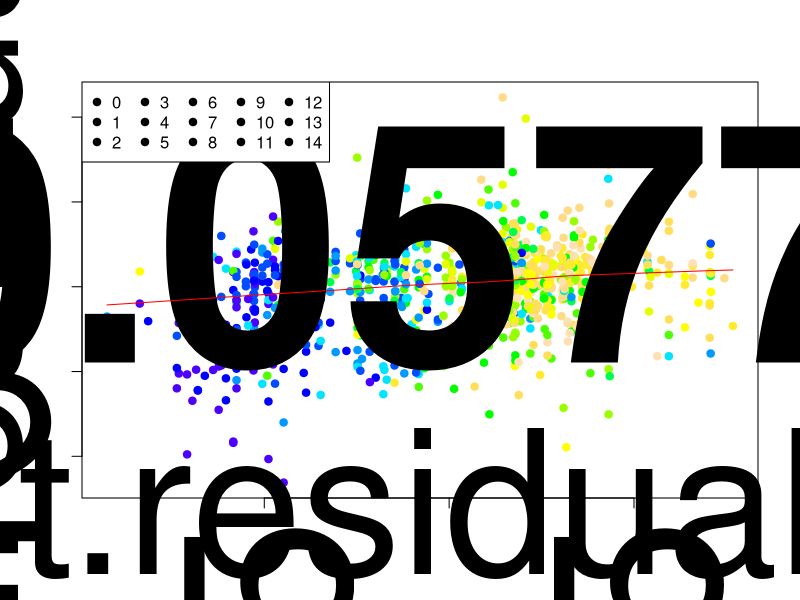
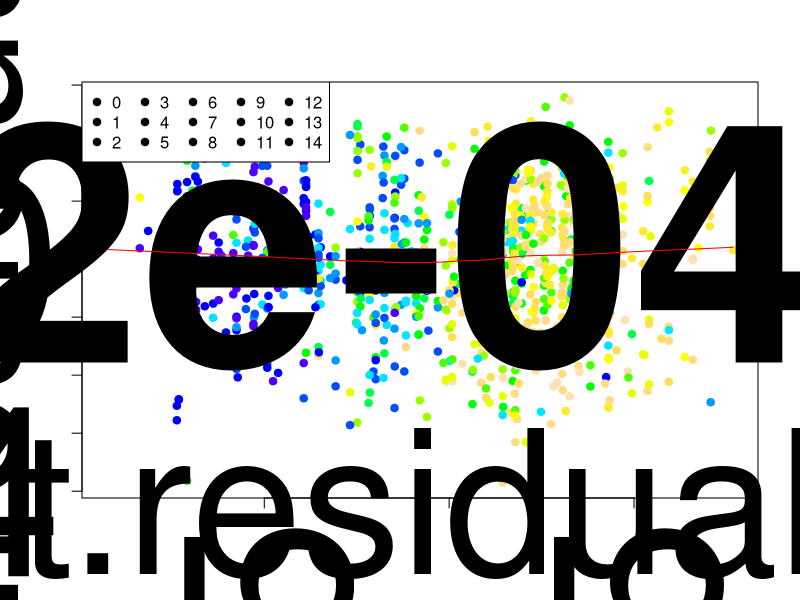
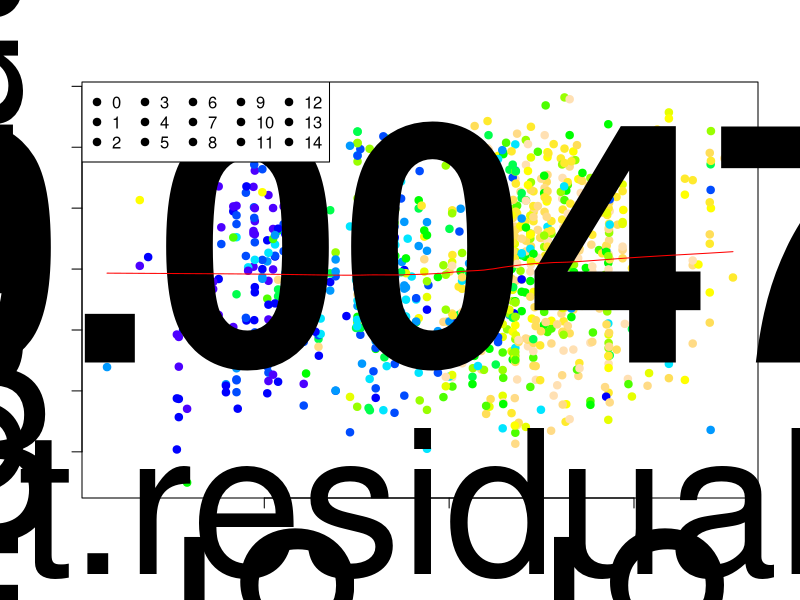
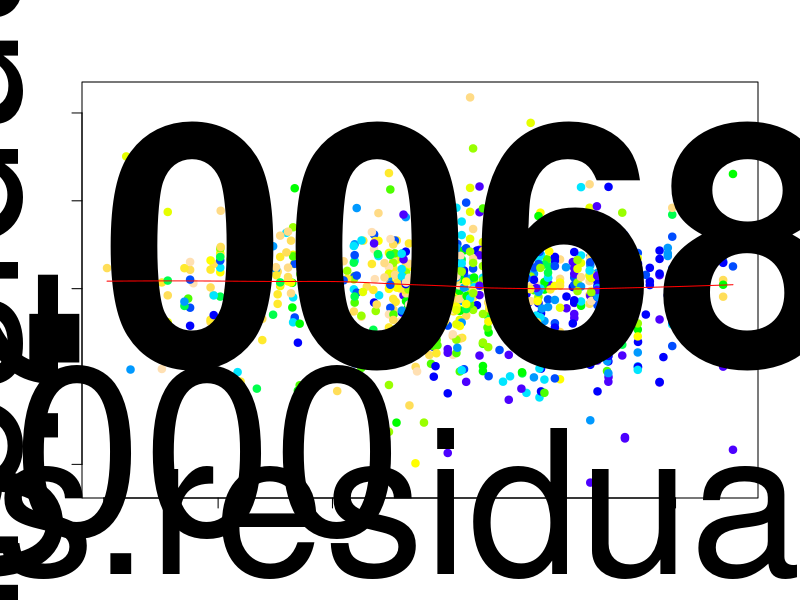

R code for these plots, in order: (Note: this script raises an error after producing the figures.)
library(dplyr)
library(ggplot2)

# color15 = c('black','#4d4d4d','green','#ffff99','#b15928',
#             '#a6cee3','#1f78b4','#fb9a99','#e31a1c',
#             '#b2df8a','#33a02c','#cab2d6','#6a3d9a','#fdbf6f','#ff7f00')
# color15 = rev(color15)
# color15 = c(topo.colors(7), terrain.colors(8))

color15 = topo.colors(15)
fig.width = 6
fig.height = 6
fig.dpi = 100
fig.unit = 'in'
fig.ext = '.eps'
fig.cex.main = 20
fig.cex.lab = 12
fig.cex.axis = 14
fig.size = 2

d = read.csv('species_regression_v2.csv')
d$v.ratio = d$v.body_fore/d$v.whole
name <- read.csv('name.csv', stringsAsFactors = F)

for(key in c('ratio', 'whole','body_fore')){
    v = lm(data=d, formula=paste0('v.', key, '~srad'))
    
    v.residual = v$residuals
    
    t = lm(data=d, formula='tavg~srad')
    t.residual = t$residuals
    
    tmp = data.frame('y'=v.residual,
                     'x'=t.residual)
    
    m = lm(data=tmp, formula='y~x')
    r_squared = round(summary(m)$r.squared,4)
    cor = cor.test(tmp$x, tmp$y)$estimate %>% round(4)
    
    png(paste0('partial_srad_vs_',key, fig.ext), width = fig.width, height = fig.height, units = fig.unit)
    plot(t.residual, v.residual, pch=19, size=fig.size,las=2,
         cex.main = fig.cex.main, cex.lab = fig.cex.lab, cex.axis= fig.cex.axis,
         main=paste0(key, ' vs. relative value\nR-squared = ',r_squared,', cor = ', cor),
         col=color15[d$km_label+1])
    lines(lowess(t.residual, v.residual), col='red')
    legend('topleft', legend = seq(0,14), ncol=5, pch=19, col=)
    dev.off()
}

for(key in c('ratio', 'whole','body_fore')){
    v = lm(data=d, formula=paste0('v.', key, '~tavg'))
    
    v.residual = v$residuals
    
    s = lm(data=d, formula='srad~tavg')
    s.residual = s$residuals
    
    tmp = data.frame('y'=v.residual,
                     'x'=s.residual)
    
    m = lm(data=tmp, formula='y~x')
    r_squared = round(summary(m)$r.squared,4)
    cor = cor.test(tmp$x, tmp$y)$estimate %>% round(4)
    
    png(paste0('partial_tavg_vs_',key,fig.ext), width = fig.width, height = fig.height, units = fig.unit)
    plot(s.residual, v.residual, pch=19, size=fig.size,
         cex.main = fig.cex.main, cex.lab = fig.cex.lab, cex.axis= fig.cex.axis, 
         main=paste0(key, ' vs. relative value\nR-squared = ',r_squared,', cor = ', cor), 
         col=color15[d$km_label+1])
    lines(lowess(s.residual, v.residual), col='red')
    axis(2, at=seq(-0.4, 0.3, 0.1), labels=seq(0.7, 1.2, 0.1), las=2, cex.axis=fig.cex.axis)
    legend('topleft', legend = seq(0,14), ncol=5, pch=19, col=color15)
    dev.off()
}


my_group = F
for(key in c('tavg', 'srad', 'alt')){
    
    m = lm(data=d, formula=paste0('v.ratio~', key))
    r_squared = round(summary(m)$r.squared,4)
    cor = cor.test(d[[key]], d[['v.ratio']])$estimate %>% round(4)
    
    png(paste0(key, '_vs_ratio_individual',fig.ext), width = fig.width, height = fig.height, units = fig.unit)
    plot(d[[key]], d[['v.ratio']], col=color15[d$km_label+1], pch=19, size=fig.size,las=1,yaxt='n',
         cex.main = fig.cex.main, cex.lab = fig.cex.lab, cex.axis= fig.cex.axis,
         main=paste0(key, ' vs. relative value\nR-squared = ',r_squared,', cor = ', cor),
         xlab=key,
         ylab='v.ratio')
    axis(2, at=seq(0.7, 1.2, 0.1), labels=seq(0.7, 1.2, 0.1), las=2, cex.axis=fig.cex.axis)
    lines(lowess(d[[key]], d[['v.ratio']]), col='red', lwd=2)
    legend('topleft', legend = seq(0,14), ncol=5, pch=19, col=color15)
    dev.off()
}


####
# T-SNE
####
f <- read.csv('F_tsne_species.csv', stringsAsFactors = F)
km <- read.csv('F_tsne_species_km_labels.csv', stringsAsFactors = F)
f = merge(f, km, all.x = TRUE, by='Species')
f = merge(f, d, all.x = TRUE, by='Species')

tmp = unique(f[c('km_labels', 'new_km_labels')])
dict_old_new = list()
dict_old_new[tmp$km_labels+1] = tmp$new_km_labels+1
rm(tmp)

center <- read.csv('km_centers.csv')

ggplot(f, aes(x=tsne.0, y=tsne.1, color=alt)) +
    geom_point(size=1.5)+
    #scale_color_continuous(low='#fdae61',breaks=seq(250,2500,250),high = '#4393c3')+
    #scale_color_gradientn(colours=c('#fdae61','#a6d96a','#4393c3'))+
    #scale_color_gradientn(colours=c('#fdb462','#b3de69','#80b1d3'))+
    scale_color_gradientn(colours=c('#df4d0c','#f0904f','#86c682', '#69b85a','#006184','#12498d'))+
    ggtitle('t-SNE Visualization')+
    labs(x='t-SNE 1', y='t-SNE 2')+
    theme_bw()+
    theme(
        plot.title =element_text(size=fig.cex.main,hjust = 0.5),
        legend.title = element_text(size=fig.cex.lab),
        legend.text = element_text(size=fig.cex.lab),
        axis.title = element_text(size=fig.cex.axis),
        axis.text = element_text(size=fig.cex.axis)
    )

ggsave(filename=paste0("plot/t-SNE_by_elevation",fig.ext),width = fig.width, height=fig.height, units=fig.unit)

ggplot(f, aes(x=tsne.0, y=tsne.1, color=factor(new_km_labels))) +
    geom_point(size=2, alpha=0.8)+
    scale_color_manual(values=color15)+
    ggtitle('t-SNE Visualization')+
    labs(x='t-SNE 1', y='t-SNE 2')+
    theme_bw()+
    theme(
        plot.title =element_text(size=fig.cex.main,hjust = 0.5),
        legend.title = element_text(size=fig.cex.lab),
        legend.text = element_text(size=fig.cex.lab),
        axis.title = element_text(size=fig.cex.axis),
        axis.text = element_text(size=fig.cex.axis)
    )

ggsave(filename=paste0("plot/t-SNE_by_cluster",fig.ext),width = fig.width, height=fig.height, units=fig.unit)

